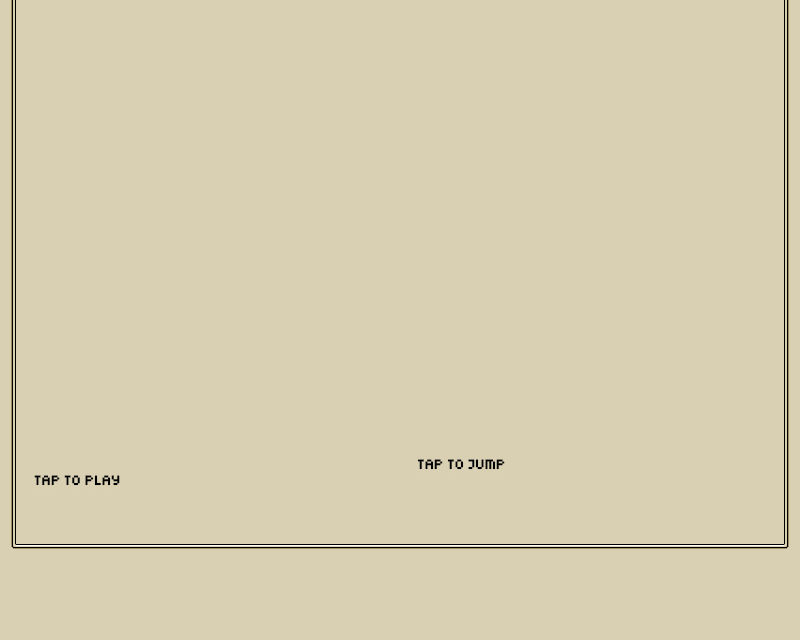

This is a level from a 2D game, rendered from its Tiled map with the project's own tilesets. A one-line summary and the map file follow, with tile-layer data summarised:
An orthogonal 50x40 tile map with 16x16 px tiles, 3 tile layers (Background, Tile Layer 3, Floor), 3 tilesets and 2 objects.

<map version="1.0" orientation="orthogonal" renderorder="right-down" width="50" height="40" tilewidth="16" tileheight="16" nextobjectid="4">
 <tileset firstgid="1" name="tileset" tilewidth="16" tileheight="16">
  <image source="tileset.png" width="176" height="192" />
  <tile id="0">
   <properties>
    <property name="blockable" value="" />
   </properties>
  </tile>
  <tile id="1">
   <properties>
    <property name="blockable" value="" />
   </properties>
  </tile>
  <tile id="2">
   <properties>
    <property name="blockable" value="" />
   </properties>
  </tile>
  <tile id="3">
   <properties>
    <property name="blockable" value="" />
   </properties>
  </tile>
  <tile id="4">
   <properties>
    <property name="blockable" value="" />
   </properties>
  </tile>
  <tile id="5">
   <properties>
    <property name="blockable" value="" />
   </properties>
  </tile>
  <tile id="11">
   <properties>
    <property name="blockable" value="" />
   </properties>
  </tile>
  <tile id="12">
   <properties>
    <property name="blockable" value="" />
   </properties>
  </tile>
  <tile id="13">
   <properties>
    <property name="blockable" value="" />
   </properties>
  </tile>
  <tile id="14">
   <properties>
    <property name="blockable" value="" />
   </properties>
  </tile>
  <tile id="15">
   <properties>
    <property name="blockable" value="" />
   </properties>
  </tile>
  <tile id="16">
   <properties>
    <property name="blockable" value="" />
   </properties>
  </tile>
  <tile id="22">
   <properties>
    <property name="blockable" value="" />
   </properties>
  </tile>
  <tile id="24">
   <properties>
    <property name="blockable" value="" />
   </properties>
  </tile>
  <tile id="25">
   <properties>
    <property name="blockable" value="" />
   </properties>
  </tile>
  <tile id="26">
   <properties>
    <property name="blockable" value="" />
   </properties>
  </tile>
  <tile id="27">
   <properties>
    <property name="blockable" value="" />
   </properties>
  </tile>
  <tile id="33">
   <properties>
    <property name="blockable" value="" />
   </properties>
  </tile>
  <tile id="34">
   <properties>
    <property name="blockable" value="" />
   </properties>
  </tile>
  <tile id="35">
   <properties>
    <property name="blockable" value="" />
   </properties>
  </tile>
  <tile id="36">
   <properties>
    <property name="blockable" value="" />
   </properties>
  </tile>
  <tile id="37">
   <properties>
    <property name="blockable" value="" />
   </properties>
  </tile>
  <tile id="38">
   <properties>
    <property name="blockable" value="" />
   </properties>
  </tile>
  <tile id="53">
   <properties>
    <property name="blockable" value="" />
   </properties>
  </tile>
  <tile id="54">
   <properties>
    <property name="blockable" value="" />
   </properties>
  </tile>
  <tile id="55">
   <properties>
    <property name="blockable" value="" />
   </properties>
  </tile>
  <tile id="56">
   <properties>
    <property name="blockable" value="" />
   </properties>
  </tile>
  <tile id="57">
   <properties>
    <property name="blockable" value="" />
   </properties>
  </tile>
  <tile id="58">
   <properties>
    <property name="blockable" value="" />
   </properties>
  </tile>
  <tile id="59">
   <properties>
    <property name="blockable" value="" />
   </properties>
  </tile>
  <tile id="60">
   <properties>
    <property name="blockable" value="" />
   </properties>
  </tile>
  <tile id="61">
   <properties>
    <property name="blockable" value="" />
   </properties>
  </tile>
  <tile id="62">
   <properties>
    <property name="blockable" value="" />
   </properties>
  </tile>
  <tile id="64">
   <properties>
    <property name="blockable" value="" />
   </properties>
  </tile>
  <tile id="65">
   <properties>
    <property name="blockable" value="" />
   </properties>
  </tile>
  <tile id="66">
   <properties>
    <property name="blockable" value="" />
   </properties>
  </tile>
  <tile id="67">
   <properties>
    <property name="blockable" value="" />
   </properties>
  </tile>
  <tile id="68">
   <properties>
    <property name="blockable" value="" />
   </properties>
  </tile>
  <tile id="69">
   <properties>
    <property name="blockable" value="" />
   </properties>
  </tile>
  <tile id="70">
   <properties>
    <property name="blockable" value="" />
   </properties>
  </tile>
  <tile id="71">
   <properties>
    <property name="blockable" value="" />
   </properties>
  </tile>
  <tile id="72">
   <properties>
    <property name="blockable" value="" />
   </properties>
  </tile>
  <tile id="73">
   <properties>
    <property name="blockable" value="" />
   </properties>
  </tile>
  <tile id="75">
   <properties>
    <property name="blockable" value="" />
   </properties>
  </tile>
  <tile id="76">
   <properties>
    <property name="blockable" value="" />
   </properties>
  </tile>
  <tile id="77">
   <properties>
    <property name="blockable" value="" />
   </properties>
  </tile>
  <tile id="78">
   <properties>
    <property name="blockable" value="" />
   </properties>
  </tile>
  <tile id="79">
   <properties>
    <property name="blockable" value="" />
   </properties>
  </tile>
  <tile id="80">
   <properties>
    <property name="blockable" value="" />
   </properties>
  </tile>
  <tile id="81">
   <properties>
    <property name="blockable" value="" />
   </properties>
  </tile>
  <tile id="82">
   <properties>
    <property name="blockable" value="" />
   </properties>
  </tile>
  <tile id="83">
   <properties>
    <property name="blockable" value="" />
   </properties>
  </tile>
  <tile id="84">
   <properties>
    <property name="blockable" value="" />
   </properties>
  </tile>
  <tile id="86">
   <properties>
    <property name="blockable" value="" />
   </properties>
  </tile>
  <tile id="87">
   <properties>
    <property name="blockable" value="" />
   </properties>
  </tile>
  <tile id="88">
   <properties>
    <property name="blockable" value="" />
   </properties>
  </tile>
  <tile id="89">
   <properties>
    <property name="blockable" value="" />
   </properties>
  </tile>
  <tile id="90">
   <properties>
    <property name="blockable" value="" />
   </properties>
  </tile>
  <tile id="91">
   <properties>
    <property name="blockable" value="" />
   </properties>
  </tile>
  <tile id="92">
   <properties>
    <property name="blockable" value="" />
   </properties>
  </tile>
  <tile id="93">
   <properties>
    <property name="blockable" value="" />
   </properties>
  </tile>
  <tile id="94">
   <properties>
    <property name="blockable" value="" />
   </properties>
  </tile>
  <tile id="95">
   <properties>
    <property name="blockable" value="" />
   </properties>
  </tile>
  <tile id="97">
   <properties>
    <property name="blockable" value="" />
   </properties>
  </tile>
  <tile id="98">
   <properties>
    <property name="blockable" value="" />
   </properties>
  </tile>
  <tile id="99">
   <properties>
    <property name="blockable" value="" />
   </properties>
  </tile>
  <tile id="100">
   <properties>
    <property name="blockable" value="" />
   </properties>
  </tile>
  <tile id="101">
   <properties>
    <property name="blockable" value="" />
   </properties>
  </tile>
  <tile id="102">
   <properties>
    <property name="blockable" value="" />
   </properties>
  </tile>
  <tile id="103">
   <properties>
    <property name="blockable" value="" />
   </properties>
  </tile>
  <tile id="104">
   <properties>
    <property name="blockable" value="" />
   </properties>
  </tile>
  <tile id="105">
   <properties>
    <property name="blockable" value="" />
   </properties>
  </tile>
  <tile id="106">
   <properties>
    <property name="blockable" value="" />
   </properties>
  </tile>
  <tile id="108">
   <properties>
    <property name="blockable" value="" />
   </properties>
  </tile>
  <tile id="109">
   <properties>
    <property name="blockable" value="" />
   </properties>
  </tile>
  <tile id="115">
   <properties>
    <property name="blockable" value="" />
   </properties>
  </tile>
  <tile id="116">
   <properties>
    <property name="blockable" value="" />
   </properties>
  </tile>
  <tile id="117">
   <properties>
    <property name="blockable" value="" />
   </properties>
  </tile>
  <tile id="118">
   <properties>
    <property name="blockable" value="" />
   </properties>
  </tile>
  <tile id="119">
   <properties>
    <property name="blockable" value="" />
   </properties>
  </tile>
  <tile id="120">
   <properties>
    <property name="blockable" value="" />
   </properties>
  </tile>
  <tile id="122">
   <properties>
    <property name="blockable" value="" />
   </properties>
  </tile>
  <tile id="123">
   <properties>
    <property name="blockable" value="" />
   </properties>
  </tile>
  <tile id="124">
   <properties>
    <property name="blockable" value="" />
   </properties>
  </tile>
  <tile id="125">
   <properties>
    <property name="blockable" value="" />
   </properties>
  </tile>
 </tileset>
 <tileset firstgid="133" name="backgd" tilewidth="90" tileheight="30">
  <tile id="0">
   <image width="90" height="30" source="taptojump.jpg" />
  </tile>
  <tile id="1">
   <image width="90" height="30" source="taptoplay.jpg" />
  </tile>
 </tileset>
 <tileset firstgid="135" name="Diamond" tilewidth="1" tileheight="1" />
 <layer name="Background" width="50" height="40">
  <data>[2000 cells, 1960 non-empty, 1 distinct tile ids]</data>
 </layer>
 <layer name="Tile Layer 3" width="50" height="40">
  <data>[2000 cells, 2 non-empty, 2 distinct tile ids]</data>
 </layer>
 <layer name="Floor" width="50" height="40">
  <data>[2000 cells, 368 non-empty, 6 distinct tile ids]</data>
 </layer>
 <objectgroup name="Exit">
  <object id="1" x="735" y="497" width="32" height="48" />
 </objectgroup>
 <objectgroup name="Key">
  <object id="3" x="444" y="475" width="13" height="12" />
 </objectgroup>
 <objectgroup name="Diamond" />
</map>
